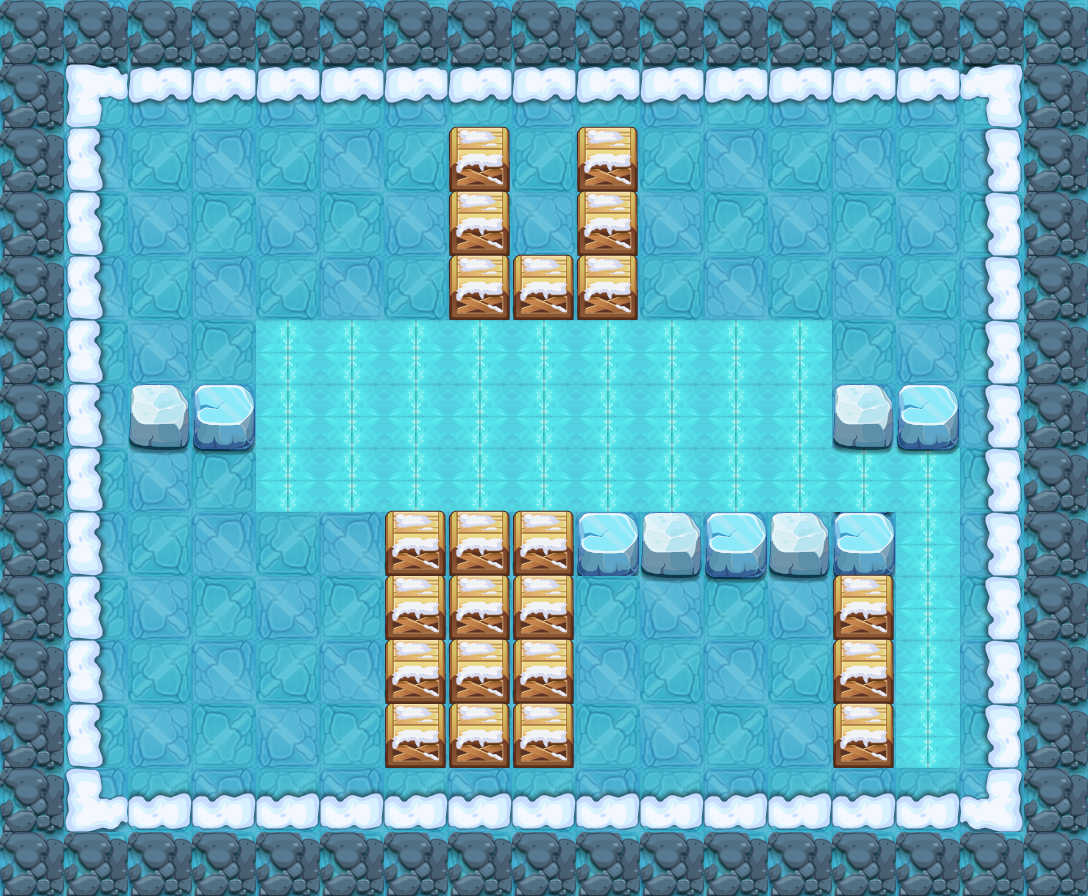

This is a level from a 2D game, rendered from its Tiled map with the project's own tilesets. A one-line summary and the map file follow, with tile-layer data summarised:
An orthogonal 17x14 tile map with 64x64 px tiles, 13 tile layers (PASS, 块层 2, 块层 3, 块层 5, ...) and 7 objects (3x bjg3, 3x TRAP, PLAYER).

<map version="1.0" orientation="orthogonal" width="17" height="14" tilewidth="64" tileheight="64">
 <properties>
  <property name="DESTRY1" value="96" />
  <property name="DESTRY2" value="100" />
  <property name="DESTRY3" value="102" />
  <property name="DESTRY4" value="108" />
  <property name="DESTRY_COUNT" value="4" />
  <property name="EXP" value="1100" />
  <property name="ITEM" value="D041" />
  <property name="LOSE_SCRIPT" value="" />
  <property name="MONEY" value="1650" />
  <property name="START_SCRIPT" value="" />
  <property name="WIN_SCRIPT" value="" />
 </properties>
 <tileset firstgid="1" name="jdbl" tilewidth="64" tileheight="64">
  <image source="jdbl-hd.png" width="1000" height="1000" />
 </tileset>
 <layer name="PASS" width="17" height="14">
  <data>[238 cells, 139 non-empty, 6 distinct tile ids]</data>
 </layer>
 <layer name="块层 2" width="17" height="14">
  <data>[238 cells, 171 non-empty, 6 distinct tile ids]</data>
 </layer>
 <layer name="块层 3" width="17" height="14">
  <data>[238 cells, 58 non-empty, 1 distinct tile ids]</data>
 </layer>
 <layer name="块层 5" width="17" height="14">
  <data>[238 cells, 50 non-empty, 2 distinct tile ids]</data>
 </layer>
 <layer name="块层 17" width="17" height="14">
  <data>[238 cells, 9 non-empty, 2 distinct tile ids]</data>
 </layer>
 <layer name="块层 6" width="17" height="14">
  <data>[238 cells, 31 non-empty, 3 distinct tile ids]</data>
 </layer>
 <layer name="SHELTER 10" width="17" height="14">
  <data>[238 cells, 3 non-empty, 1 distinct tile ids]</data>
 </layer>
 <layer name="SHELTER 9" width="17" height="14">
  <data>[238 cells, 3 non-empty, 1 distinct tile ids]</data>
 </layer>
 <layer name="SHELTER 8" width="17" height="14">
  <data>[238 cells, 3 non-empty, 1 distinct tile ids]</data>
 </layer>
 <layer name="SHELTER 7" width="17" height="14">
  <data>[238 cells, 3 non-empty, 1 distinct tile ids]</data>
 </layer>
 <layer name="SHELTER 3" width="17" height="14">
  <data>[238 cells, 3 non-empty, 1 distinct tile ids]</data>
 </layer>
 <layer name="SHELTER 2" width="17" height="14">
  <data>[238 cells, 2 non-empty, 1 distinct tile ids]</data>
 </layer>
 <layer name="SHELTER 1" width="17" height="14">
  <data>[238 cells, 2 non-empty, 1 distinct tile ids]</data>
 </layer>
 <objectgroup name="对象层 1" width="34" height="28">
  <object name="PLAYER" type="PLAYER" x="128" y="192" width="64" height="64" />
  <object name="bjg3" x="192" y="640" width="64" height="64">
   <properties>
    <property name="lua_ai" value="monster_bjg_ai1" />
    <property name="quality" value="bjg3.quality" />
   </properties>
  </object>
  <object name="ice_road" type="TRAP" x="256" y="320" width="576" height="192">
   <properties>
    <property name="lua_ai" value="ice_road_ai" />
   </properties>
  </object>
  <object name="ice_road" type="TRAP" x="832" y="448" width="128" height="64">
   <properties>
    <property name="lua_ai" value="ice_road_ai" />
   </properties>
  </object>
  <object name="ice_road" type="TRAP" x="896" y="512" width="64" height="256">
   <properties>
    <property name="lua_ai" value="ice_road_ai" />
   </properties>
  </object>
  <object name="bjg3" x="640" y="640" width="64" height="64">
   <properties>
    <property name="lua_ai" value="monster_bjg_ai1" />
    <property name="quality" value="bjg3.quality" />
   </properties>
  </object>
  <object name="bjg3" x="832" y="192" width="64" height="64">
   <properties>
    <property name="lua_ai" value="monster_bjg_ai1" />
    <property name="quality" value="bjg3.quality" />
   </properties>
  </object>
 </objectgroup>
</map>
